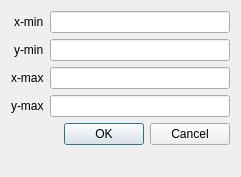
<?xml version="1.0" encoding="UTF-8"?>
<ui version="4.0">
 <class>WindowSizeDialog</class>
 <widget class="QDialog" name="WindowSizeDialog">
  <property name="geometry">
   <rect>
    <x>0</x>
    <y>0</y>
    <width>241</width>
    <height>177</height>
   </rect>
  </property>
  <property name="windowTitle">
   <string>Set Window Size</string>
  </property>
  <layout class="QFormLayout" name="formLayout">
   <property name="labelAlignment">
    <set>Qt::AlignRight|Qt::AlignTrailing|Qt::AlignVCenter</set>
   </property>
   <item row="0" column="0">
    <widget class="QLabel" name="label">
     <property name="text">
      <string>x-min</string>
     </property>
    </widget>
   </item>
   <item row="0" column="1">
    <widget class="QLineEdit" name="xMin"/>
   </item>
   <item row="1" column="0">
    <widget class="QLabel" name="label_2">
     <property name="text">
      <string>y-min</string>
     </property>
    </widget>
   </item>
   <item row="2" column="0">
    <widget class="QLabel" name="label_3">
     <property name="text">
      <string>x-max</string>
     </property>
    </widget>
   </item>
   <item row="3" column="0">
    <widget class="QLabel" name="label_4">
     <property name="text">
      <string>y-max</string>
     </property>
    </widget>
   </item>
   <item row="1" column="1">
    <widget class="QLineEdit" name="yMin"/>
   </item>
   <item row="2" column="1">
    <widget class="QLineEdit" name="xMax"/>
   </item>
   <item row="3" column="1">
    <widget class="QLineEdit" name="yMax"/>
   </item>
   <item row="4" column="1">
    <widget class="QDialogButtonBox" name="buttonBox">
     <property name="orientation">
      <enum>Qt::Horizontal</enum>
     </property>
     <property name="standardButtons">
      <set>QDialogButtonBox::Cancel|QDialogButtonBox::Ok</set>
     </property>
    </widget>
   </item>
  </layout>
 </widget>
 <resources/>
 <connections>
  <connection>
   <sender>buttonBox</sender>
   <signal>accepted()</signal>
   <receiver>WindowSizeDialog</receiver>
   <slot>accept()</slot>
   <hints>
    <hint type="sourcelabel">
     <x>248</x>
     <y>254</y>
    </hint>
    <hint type="destinationlabel">
     <x>157</x>
     <y>274</y>
    </hint>
   </hints>
  </connection>
  <connection>
   <sender>buttonBox</sender>
   <signal>rejected()</signal>
   <receiver>WindowSizeDialog</receiver>
   <slot>reject()</slot>
   <hints>
    <hint type="sourcelabel">
     <x>316</x>
     <y>260</y>
    </hint>
    <hint type="destinationlabel">
     <x>286</x>
     <y>274</y>
    </hint>
   </hints>
  </connection>
 </connections>
</ui>
